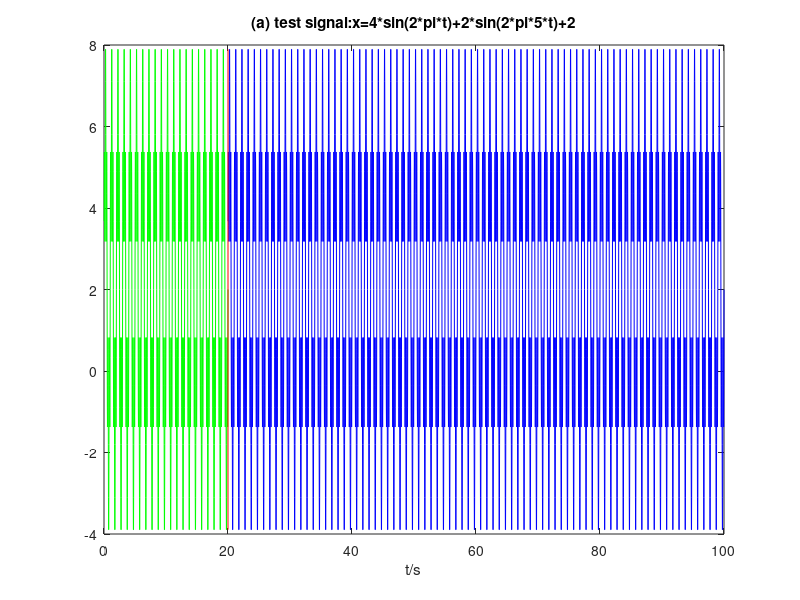
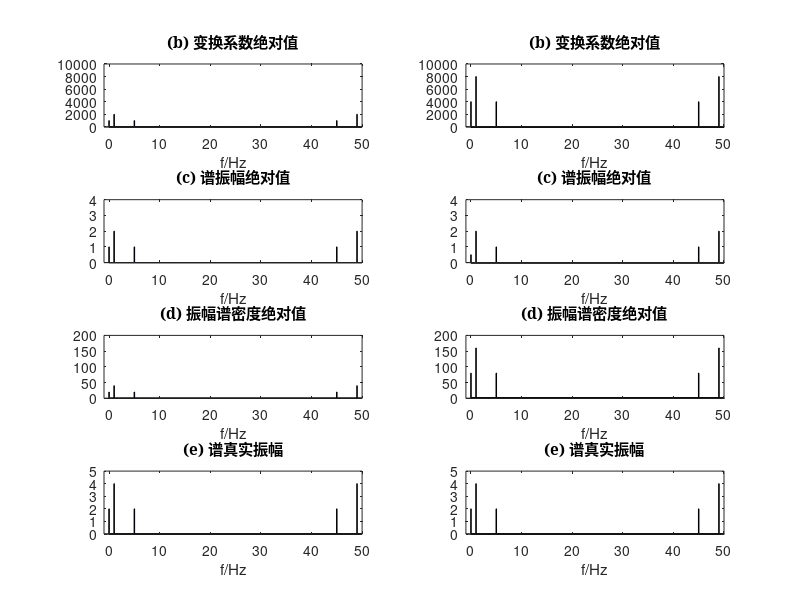
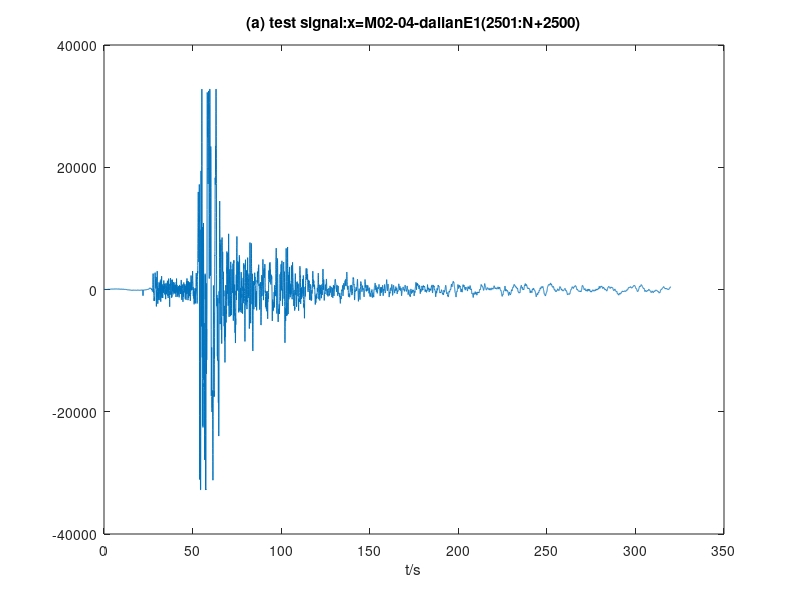
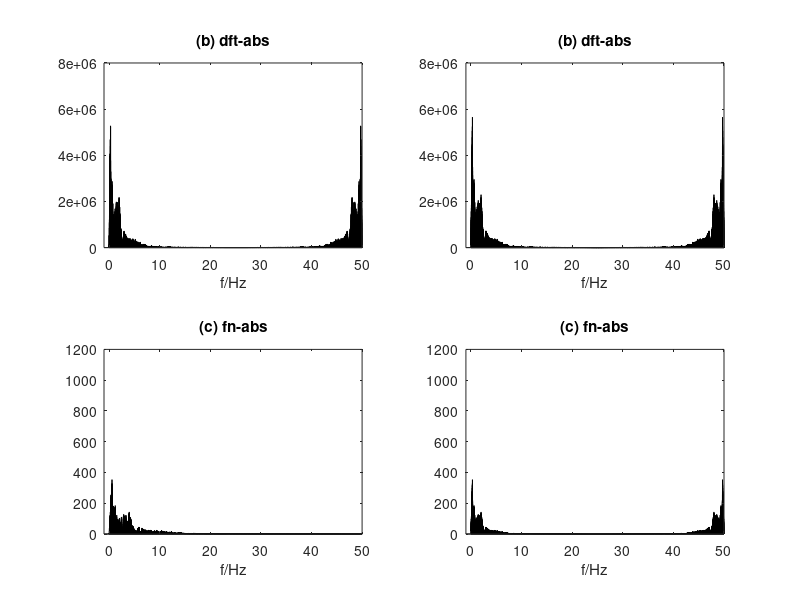

The MATLAB script that drew these images, in order:
%M02_06_fft_abs.m计算时间序列的DFT绝对值、
%按时间窗归一化的傅里叶谱振幅绝对值、
%傅里叶振幅谱密度绝对值
%傅里叶谱的真振幅

clearvars
%--使用持续的周期信号x(t)=3*sin(2*pi*t)+1.5*sin(2*pi*5*t)+2--------------------
inv         = 0.02;                             %采样频率
shoLen      = 1000;                             %短数据长度
shoSeq      = inv*(1:shoLen);
shoDat      = 4*sin(2*pi*shoSeq)+2*sin(2*pi*5*shoSeq)+2;   %???为什么不使用3*sin(2*pi*t)+1.5*sin(2*pi*5*t)+2???
lonLen      = 4000;                             %长数据长度
lonSeq      = inv*(1:lonLen);
lonDat      = 4*sin(2*pi*lonSeq)+2*sin(2*pi*5*lonSeq)+2;
%--绘制生成波形-------------------------
figure
%???按书中说前1000个点，后面4000个点，（1000+4000）× 0.02=100s，不应该是80s的时间长,第二章P20???

%长80s绘图
% plot(lonSeq(1:lonLen),lonDat(1:lonLen),'b')
% hold on
% plot(shoSeq(1:shoLen),shoDat(1:shoLen),'g')
% hold on
% plot([inv*shoLen,inv*shoLen],[max([shoDat,lonDat]),min([shoDat,lonDat])],'r')
%长100s绘图
plot(shoSeq(1:shoLen),shoDat(1:shoLen),'g')
hold on
plot(lonSeq(1:lonLen)+max(shoSeq),lonDat(1:lonLen),'b')
hold on
plot([inv*shoLen,inv*shoLen],[max([shoDat,lonDat]),min([shoDat,lonDat])],'r')
xlabel('t/s')
title('(a) test signal:x=4*sin(2*pi*t)+2*sin(2*pi*5*t)+2')

%------------------------------------
shoDf=1/(shoLen*inv);                   %???为什么横坐标这么计算???
shoF=shoDf*(1:shoLen)-shoDf;
lonDf=1/(lonLen*inv);
lonF=lonDf*(1:lonLen)-lonDf;

%--计算变换系数绝对值--------------------
shoFft=fft(shoDat);
shoDftAbs=abs(shoFft);
shoDftAbs(1)=shoDftAbs(1)/2;            %???为什么第一个值要取一半值???
lonFft=fft(lonDat);
lonDftAbs=abs(lonFft);
lonDftAbs(1)=lonDftAbs(1)/2;
%--计算谱振幅绝对值----------------------
shoFnAbs=abs(shoFft/shoLen);
shoFnAbs(1)=shoFnAbs(1)/2;              
lonFnAbs=abs(lonFft/lonLen);
lonFnAbs(1)=shoFnAbs(1)/2;
%--计算振幅谱密度绝对值-------------------
shofndAbs=abs(inv*shoFft);
shofndAbs(1)=shofndAbs(1)/2;
lonFndAbs=abs(inv*lonFft);
lonFndAbs(1)=lonFndAbs(1)/2;
%--计算谱真实振幅------------------------
shoReaAmp=2*abs(shoFft)/shoLen;
shoReaAmp(1)=shoReaAmp(1)/2;
lonReaAmp=2*abs(lonFft)/lonLen;
lonReaAmp(1)=lonReaAmp(1)/2;

%--绘制计算结果--------------------------
figure
subplot(421)
bar(shoF(1:shoLen),shoDftAbs(1:shoLen),2,'b')
axis([-1 shoDf*shoLen 0 10000])
title('(b) 变换系数绝对值','FontName','SimSun')
xlabel('f/Hz')

subplot(422)
bar(lonF(1:lonLen),lonDftAbs(1:lonLen),8,'b')
axis([-1 lonDf*lonLen 0 10000])
title('(b) 变换系数绝对值','FontName','SimSun')
xlabel('f/Hz')

subplot(423)
bar(shoF(1:shoLen),shoFnAbs(1:shoLen),2,'b')
axis([-1 shoDf*shoLen 0 4])
title('(c) 谱振幅绝对值','FontName','SimSun')
xlabel('f/Hz')

subplot(424)
bar(lonF(1:lonLen),lonFnAbs(1:lonLen),8,'b')
axis([-1 lonDf*lonLen 0 4])
title('(c) 谱振幅绝对值','FontName','SimSun')
xlabel('f/Hz')

subplot(425)
bar(shoF(1:shoLen),shofndAbs(1:shoLen),2,'b')
axis([-1 shoDf*shoLen 0 200])
title('(d) 振幅谱密度绝对值','FontName','SimSun')
xlabel('f/Hz')

subplot(426)
bar(lonF(1:lonLen),lonFndAbs(1:lonLen),8,'b')
axis([-1 lonDf*lonLen 0 200])
title('(d) 振幅谱密度绝对值','FontName','SimSun')
xlabel('f/Hz')

subplot(427)
bar(shoF(1:shoLen),shoReaAmp(1:shoLen),2,'b')
axis([-1 shoDf*shoLen 0 5])
title('(e) 谱真实振幅','FontName','SimSun')
xlabel('f/Hz')

subplot(428)
bar(lonF(1:lonLen),lonReaAmp(1:lonLen),8,'b')
axis([-1 lonDf*lonLen 0 5])
title('(e) 谱真实振幅','FontName','SimSun')
xlabel('f/Hz')

%--使用地震记录波形-----------------------------------------------------------
lonLen=16000;
shoLen=8000;
load M02_04_dalianE1.txt; % 读入一道波形数据
lonDat(1:lonLen)=M02_04_dalianE1(2501:lonLen+2500);
shoDat(1:shoLen)=M02_04_dalianE1(2501:shoLen+2500);
inv=0.02;
shoSeq=inv*(1:shoLen);
shoDf=1/(shoLen*inv);
shoF=shoDf*(1:shoLen)-shoDf;
shoFft=fft(shoDat);
shoDftAbs=abs(shoFft);
shoDftAbs(1)=shoDftAbs(1)/2;
shoFnAbs=abs(shoFft/shoLen);
shoFnAbs(1)=shoFnAbs(1)/2;
shofndAbs=abs(inv*shoFft);
shofndAbs(1)=shofndAbs(1)/2;
shoReaAmp=2*abs(shoFft)/shoLen;
shoReaAmp(1)=shoReaAmp(1)/2;
lonSeq=inv*(1:lonLen);
lonDf=1/(lonLen*inv);
lonF=lonDf*(1:lonLen)-lonDf;
%--------------------------------------------------------------------------
figure
plot(lonSeq(1:lonLen),lonDat(1:lonLen))
xlabel('t/s')
title('(a) test signal:x=M02-04-dalianE1(2501:N+2500)')
%--------------------------------------------------------------------------
figure
lonFft=fft(lonDat);
lonDftAbs=abs(lonFft);
lonDftAbs(1)=lonDftAbs(1)/2;
subplot(221)
bar(shoF(1:shoLen),shoDftAbs(1:shoLen),2)
%axis([-1 df*N 0 5000])
axis([-1 shoDf*shoLen 0 8000000])
title('(b) dft-abs')
xlabel('f/Hz')
%------------------------------------
subplot(222)
bar(lonF(1:lonLen),lonDftAbs(1:lonLen),2)
axis([-1 lonDf*lonLen 0 8000000])
title('(b) dft-abs')
xlabel('f/Hz')
%-------------------------------------
shoFnAbs=abs(lonFft/lonLen);
shoFnAbs(1)=shoFnAbs(1)/2;
subplot(223)
bar(shoF(1:shoLen),shoFnAbs(1:shoLen),2)
axis([-1 shoDf*shoLen 0 1200])
title('(c) fn-abs')
xlabel('f/Hz')
subplot(224)
bar(lonF(1:lonLen),shoFnAbs(1:lonLen),2)
axis([-1 lonDf*lonLen 0 1200])
title('(c) fn-abs')
xlabel('f/Hz')
%--------------------------------------------------------------------------
figure
lonFndAbs=abs(inv*lonFft);
lonFndAbs(1)=lonFndAbs(1)/2;
subplot(221)
bar(shoF(1:shoLen),shofndAbs(1:shoLen),2)
axis([-1 shoDf*shoLen 0 200000])
title('(d) fnd-abs')
xlabel('f/Hz')
subplot(222)
bar(lonF(1:lonLen),lonFndAbs(1:lonLen),2)
axis([-1 lonDf*lonLen 0 200000])
title('(d) fnd-abs')
xlabel('f/Hz')
lonReaAmp=2*abs(lonFft)/lonLen;
lonReaAmp(1)=lonReaAmp(1)/2;
subplot(223)
bar(shoF(1:shoLen),shoReaAmp(1:shoLen),2)
axis([-1 shoDf*shoLen 0 1500])
title('(e) An')
xlabel('f/Hz')
subplot(224)
bar(lonF(1:lonLen),lonReaAmp(1:lonLen),2)
axis([-1 lonDf*lonLen 0 1500])
title('(e) An')
xlabel('f/Hz')
